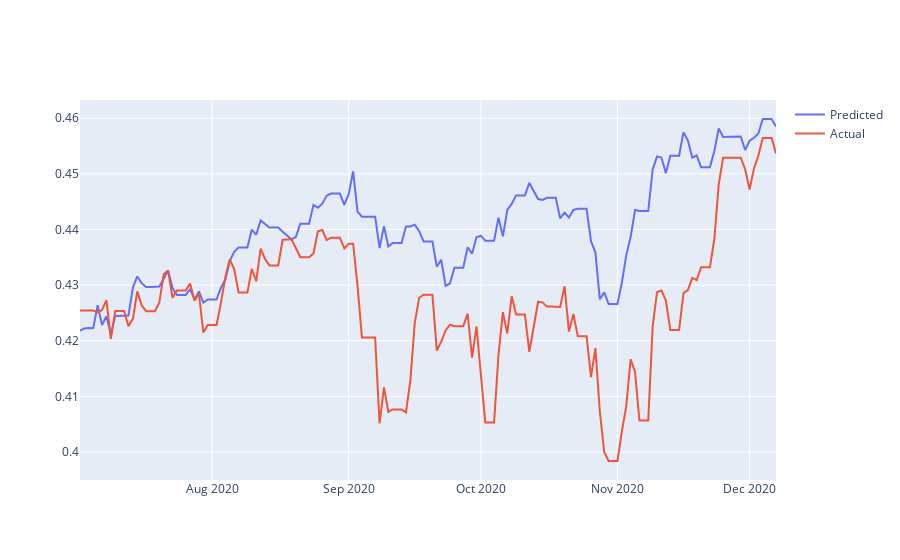

The notebook cell saved with this chart:
### Code cell


### Figure 1 — Plotly figure (JSON) as saved in the notebook; plotly's stock layout.template omitted (floating-point values rounded to 4 significant figures; data arrays with more than 128 entries replaced by an {"elided": "..."} marker saying what was removed)
{"data": [{"name": "Predicted", "type": "scatter", "x": {"elided": "159 str values"}, "y": {"elided": "159 float values"}}, {"name": "Actual", "type": "scatter", "x": {"elided": "159 str values"}, "y": {"elided": "159 float values"}}], "layout": {}}
